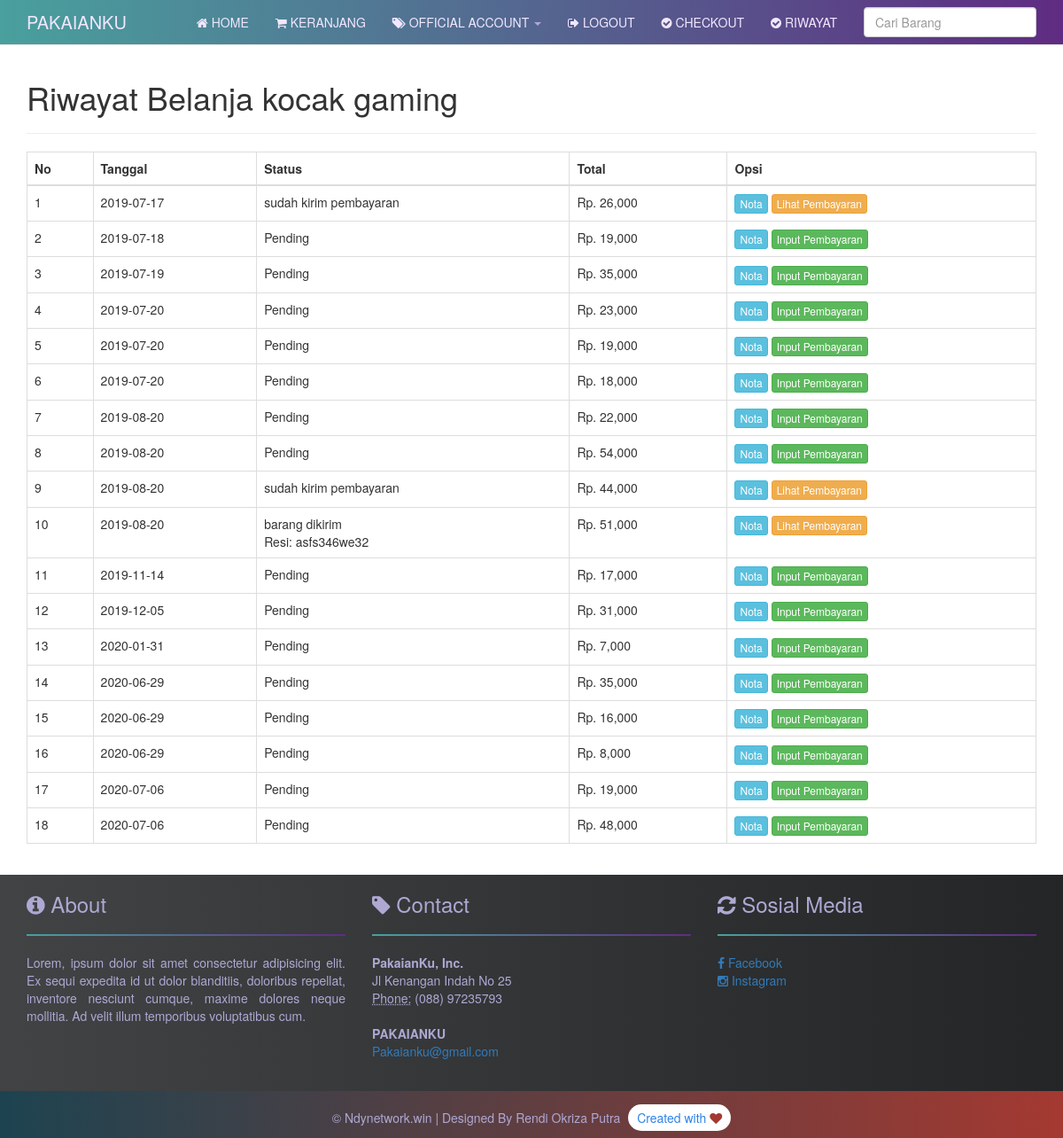
Page /riwayat.php (signed in) on the committed database.
### tables this page shows
CREATE TABLE `pembelian` (
  `id_pembelian` int(11) NOT NULL,
  `id_pelanggan` int(11) NOT NULL,
  `id_ongkir` int(11) NOT NULL,
  `tanggal_pembelian` date NOT NULL,
  `total_pembelian` int(11) NOT NULL,
  `nama_kota` varchar(100) NOT NULL,
  `tarif` int(11) NOT NULL,
  `alamat_pengiriman` text NOT NULL,
  `status_pembelian` varchar(100) NOT NULL DEFAULT 'Pending',
  `resi_pengiriman` varchar(100) NOT NULL
);

### riwayat.php (the view, shortened to what this page needs)
<?php
include 'koneksi.php';
?>
<?php include 'navbar.php'; ?>
<section class="konten">
    <div class="container">
        <h1>Riwayat Belanja <?php echo $_SESSION["pelanggan"]["nama_pelanggan"] ?></h1>
        <hr>
        <table class="table table-bordered">
            <thead>
                <tr>
                    <th>No</th>
                    <th>Tanggal</th>
                    <th>Status</th>
                    <th>Total</th>
                    <th>Opsi</th>
                </tr>
            </thead>
            <tbody>
                <?php
                $nomor=1;
                $id_pelanggan = $_SESSION["pelanggan"]['id_pelanggan'];
                $ambil = $koneksi->query("SELECT * FROM pembelian WHERE id_pelanggan='$id_pelanggan'");
                while($pecah = $ambil->fetch_assoc()) {
                ?>
                <tr>
                    <td><?php echo $nomor; ?></td>
                    <td><?php echo $pecah["tanggal_pembelian"]; ?></td>
                    <td>
                        <?php echo $pecah["status_pembelian"]; ?>
                        <br>
                        <?php if (!empty($pecah['resi_pengiriman'])) : ?>
                        Resi: <?php echo $pecah['resi_pengiriman']; ?>
                        <?php endif ?>
                    </td>
                    <td>Rp. <?php echo number_format($pecah["total_pembelian"]); ?></td>
                    <td>
                        <a href="nota.php?id=<?php echo $pecah["id_pembelian"] ?>" class="btn btn-info btn-xs">Nota</a>
                        <?php if ($pecah['status_pembelian']=="Pending"): ?>
                            <a href="pembayaran.php?id=<?php echo $pecah["id_pembelian"] ?>" class="btn btn-success btn-xs">Input Pembayaran</a>
                        <?php else: ?>
                            <a href="lihat_pembayaran.php?id=<?php echo $pecah["id_pembelian"]; ?>" class="btn btn-warning btn-xs"> Lihat Pembayaran</a>
                        <?php endif  ?>
                    </td>
                </tr>
                <?php $nomor++; ?>
                <?php } ?>
            </tbody>
        </table>
    </div>
</section>
<?php include 'footer.php' ;?>

### custom.css (style rules this page uses)
html { position: relative; min-height: 100%; }
body { padding-top: 70px; }
.container { min-height: 100%; }
.konten { margin-bottom: 15px; }

### rows in the picture
pembelian: tanggal_pembelian "2019-07-17", status_pembelian "sudah kirim pembayaran", total_pembelian "26,000"
pembelian: tanggal_pembelian "2019-07-18", status_pembelian "Pending", total_pembelian "19,000"
pembelian: tanggal_pembelian "2019-07-19", status_pembelian "Pending", total_pembelian "35,000"
pembelian: tanggal_pembelian "2019-07-20", status_pembelian "Pending", total_pembelian "23,000"
pembelian: tanggal_pembelian "2019-07-20", status_pembelian "Pending", total_pembelian "19,000"
pembelian: tanggal_pembelian "2019-07-20", status_pembelian "Pending", total_pembelian "18,000"
pembelian: tanggal_pembelian "2019-08-20", status_pembelian "Pending", total_pembelian "22,000"
pembelian: tanggal_pembelian "2019-08-20", status_pembelian "Pending", total_pembelian "54,000"
pembelian: tanggal_pembelian "2019-08-20", status_pembelian "sudah kirim pembayaran", total_pembelian "44,000"
pembelian: tanggal_pembelian "2019-08-20", status_pembelian "barang dikirim", resi_pengiriman "asfs346we32", total_pembelian "51,000"
pembelian: tanggal_pembelian "2019-11-14", status_pembelian "Pending", total_pembelian "17,000"
pembelian: tanggal_pembelian "2019-12-05", status_pembelian "Pending", total_pembelian "31,000"
pembelian: tanggal_pembelian "2020-01-31", status_pembelian "Pending", total_pembelian "7,000"
pembelian: tanggal_pembelian "2020-06-29", status_pembelian "Pending", total_pembelian "35,000"
pembelian: tanggal_pembelian "2020-06-29", status_pembelian "Pending", total_pembelian "16,000"
pembelian: tanggal_pembelian "2020-06-29", status_pembelian "Pending", total_pembelian "8,000"
pembelian: tanggal_pembelian "2020-07-06", status_pembelian "Pending", total_pembelian "19,000"
pembelian: tanggal_pembelian "2020-07-06", status_pembelian "Pending", total_pembelian "48,000"

### other values in the picture
$_SESSION["pelanggan"]["nama_pelanggan"] "kocak gaming"
